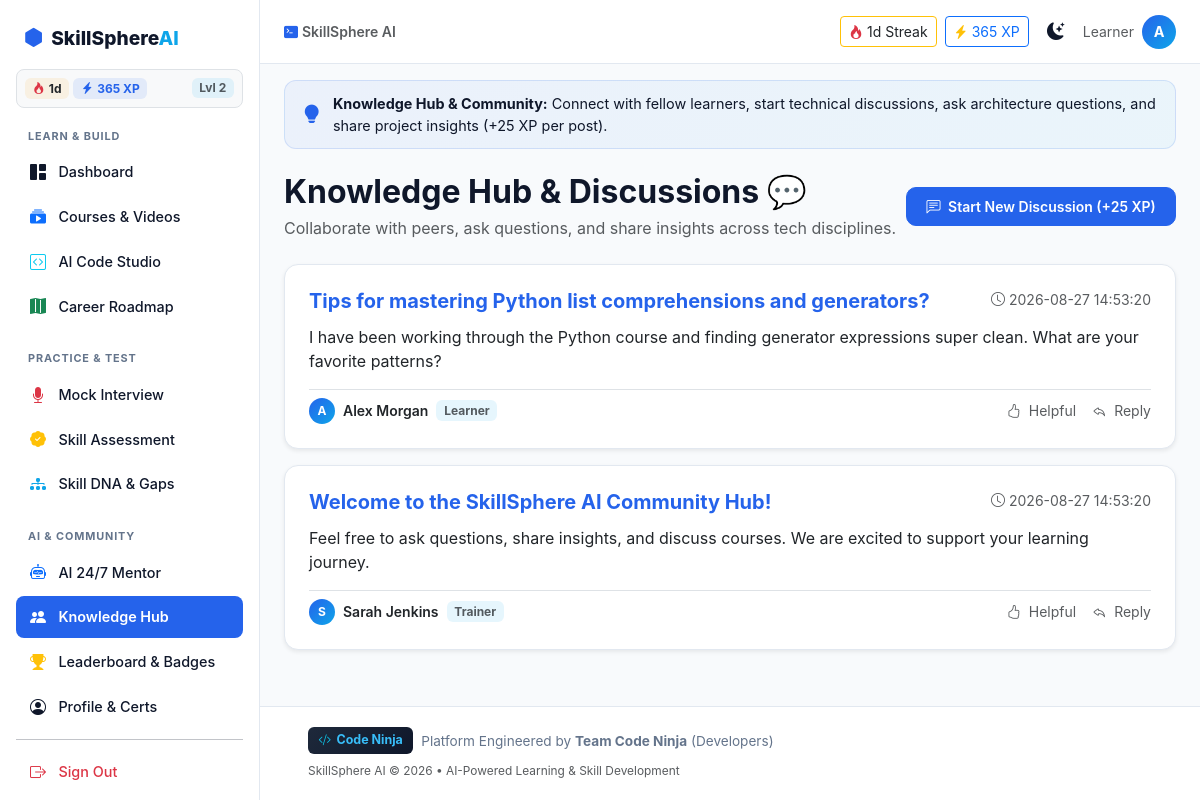
The page /hub (signed in) on the database its author committed.
### tables this page shows
CREATE TABLE user_gamification (
                id INTEGER PRIMARY KEY AUTOINCREMENT,
                user_id INTEGER UNIQUE NOT NULL,
                xp INTEGER DEFAULT 0,
                streak INTEGER DEFAULT 1,
                level INTEGER DEFAULT 1,
                last_active DATE,
                badges TEXT DEFAULT '["Welcome Explorer"]',
                FOREIGN KEY (user_id) REFERENCES users(id) ON DELETE CASCADE
            );

CREATE TABLE users (
                id INTEGER PRIMARY KEY AUTOINCREMENT,
                name TEXT NOT NULL,
                email TEXT NOT NULL UNIQUE,
                password TEXT NOT NULL,
                role TEXT NOT NULL DEFAULT 'Learner',
                created_at TIMESTAMP DEFAULT CURRENT_TIMESTAMP
            );

CREATE TABLE discussions (
                id INTEGER PRIMARY KEY AUTOINCREMENT,
                user_id INTEGER NOT NULL,
                title TEXT NOT NULL,
                content TEXT NOT NULL,
                created_at TIMESTAMP DEFAULT CURRENT_TIMESTAMP,
                FOREIGN KEY (user_id) REFERENCES users(id) ON DELETE CASCADE
            );

### app.py (the view, shortened to what this page needs)
@app.route("/hub", methods=["GET", "POST"])
@login_required
def hub():
    discussions = run_query(
        """SELECT d.*, u.name AS author, u.role AS author_role FROM discussions d
           JOIN users u ON d.user_id = u.id
           ORDER BY d.created_at DESC""",
        fetch=True,
    ) or []
    return render_template("hub.html", discussions=discussions)

### app.py (called while the page is built, shortened)
def get_db():
    conn = sqlite3.connect(str(DB_FILE))
    conn.row_factory = sqlite3.Row
    return conn, "sqlite"

def get_gamification(user_id):
    g = run_query("SELECT * FROM user_gamification WHERE user_id = %s", (user_id,), fetchone=True)
    if g and isinstance(g.get("badges"), str):
        try:
            g["badges_list"] = json.loads(g["badges"])
        except Exception:
            g["badges_list"] = ["Welcome Explorer"]
    else:
        g["badges_list"] = ["Welcome Explorer"]
    return g

def login_required(view):
    @wraps(view)
    def wrapped(*args, **kwargs):
        if "user_id" not in session:
            flash("Please log in to continue.", "warning")
            return redirect(url_for("login"))
        return view(*args, **kwargs)
    return wrapped

@app.context_processor
def inject_gamification():
    if "user_id" in session:
        g = get_gamification(session["user_id"])
        return {
            "user_xp": g.get("xp", 0) if g else 0,
            "user_streak": g.get("streak", 1) if g else 1,
            "user_level": g.get("level", 1) if g else 1,
            "user_badges": g.get("badges_list", []) if g else [],
        }
    return {}

### templates/hub.html (shortened to what this page needs)
{% extends "base.html" %}
{% block content %}
<div class="page-guide-banner">
    <i class="bi bi-lightbulb-fill"></i>
    <div>
        <strong>Knowledge Hub & Community:</strong> Connect with fellow learners, start technical discussions, ask architecture questions, and share project insights (+25 XP per post).
    </div>
</div>
<div class="d-flex justify-content-between align-items-center mb-4 flex-wrap gap-2">
    <div>
        <h2 class="fw-bold mb-1">Knowledge Hub & Discussions 💬</h2>
        <p class="text-muted mb-0">Collaborate with peers, ask questions, and share insights across tech disciplines.</p>
    </div>
    <button class="btn btn-brand btn-sm" data-bs-toggle="modal" data-bs-target="#newDiscussionModal">
        <i class="bi bi-chat-left-text me-1"></i> Start New Discussion (+25 XP)
    </button>
</div>
<div class="row g-3">
    {% for d in discussions %}
    <div class="col-12">
        <div class="card p-4 shadow-sm">
            <div class="d-flex justify-content-between align-items-start mb-2 flex-wrap gap-2">
                <h5 class="fw-bold mb-1 text-primary-brand">{{ d.title }}</h5>
                <span class="text-muted small"><i class="bi bi-clock me-1"></i>{{ d.created_at }}</span>
            </div>
            <p class="text-body mb-3">{{ d.content }}</p>
            <div class="d-flex align-items-center justify-content-between pt-2 border-top">
                <div class="d-flex align-items-center gap-2">
                    <span class="avatar-badge small" style="width: 26px; height: 26px; font-size: 0.75rem;">{{ d.author[0]|upper }}</span>
                    <span class="small fw-semibold">{{ d.author }}</span>
                    <span class="badge bg-secondary-soft text-muted">{{ d.author_role or 'Learner' }}</span>
                </div>
                <div class="d-flex gap-3 text-muted small">
                    <span class="cursor-pointer"><i class="bi bi-hand-thumbs-up me-1"></i> Helpful</span>
                    <span class="cursor-pointer"><i class="bi bi-reply me-1"></i> Reply</span>
                </div>
            </div>
        </div>
    </div>
    {% else %}
    <div class="col-12 text-center py-5">
        <i class="bi bi-chat-square-dots fs-1 text-muted"></i>
        <p class="text-muted mt-2">No discussions yet. Be the first to start a conversation!</p>
    </div>
    {% endfor %}
</div>
{% endblock %}

### templates/base.html (shortened to what this page needs)
<!DOCTYPE html>
<html lang="en" data-bs-theme="light">
<head>
<link href="https://cdn.jsdelivr.net/npm/bootstrap@5.3.3/dist/css/bootstrap.min.css" rel="stylesheet">
<link rel="stylesheet" href="https://cdn.jsdelivr.net/npm/bootstrap-icons@1.11.3/font/bootstrap-icons.css">
<link rel="stylesheet" href="{{ url_for('static', filename='style.css') }}">
</head>
<body class="{% if session.user_id %}has-sidebar{% endif %}">
{% if session.user_id %}
<div class="sidebar" id="sidebar">
    <div class="sidebar-brand">
        <i class="bi bi-hexagon-fill text-primary-brand"></i>
        <span>SkillSphere<span class="text-accent">AI</span></span>
    </div>
    <div class="px-2 py-2 mb-2 rounded-3 bg-body-tertiary border d-flex align-items-center justify-content-between">
        <div class="d-flex align-items-center gap-1">
            <span class="badge bg-warning-soft text-dark fw-bold"><i class="bi bi-fire text-danger me-1"></i>{{ user_streak or 1 }}d</span>
            <span class="badge bg-primary-soft text-primary-brand fw-bold"><i class="bi bi-lightning-charge-fill me-1"></i>{{ user_xp or 100 }} XP</span>
        </div>
        <span class="badge bg-secondary-soft text-muted small">Lvl {{ user_level or 1 }}</span>
    </div>
    <nav class="sidebar-nav">
        <div class="nav-category-header">Learn & Build</div>
        <a href="{{ url_for('dashboard') }}" class="{{ 'active' if request.endpoint == 'dashboard' }}">
            <i class="bi bi-grid-1x2-fill"></i> Dashboard
        </a>
        <a href="{{ url_for('courses') }}" class="{{ 'active' if request.endpoint in ['courses','learn'] }}">
            <i class="bi bi-collection-play-fill text-primary"></i> Courses & Videos
        </a>
        <a href="{{ url_for('code_studio') }}" class="{{ 'active' if request.endpoint == 'code_studio' }}">
            <i class="bi bi-code-square text-info"></i> AI Code Studio
        </a>
        <a href="{{ url_for('roadmap') }}" class="{{ 'active' if request.endpoint == 'roadmap' }}">
            <i class="bi bi-map-fill text-success"></i> Career Roadmap
        </a>
        <div class="nav-category-header mt-2">Practice & Test</div>
        <a href="{{ url_for('interview') }}" class="{{ 'active' if request.endpoint == 'interview' }}">
            <i class="bi bi-mic-fill text-danger"></i> Mock Interview
        </a>
        <a href="{{ url_for('assessment') }}" class="{{ 'active' if request.endpoint == 'assessment' }}">
            <i class="bi bi-patch-check-fill text-warning"></i> Skill Assessment
        </a>
        <a href="{{ url_for('skills') }}" class="{{ 'active' if request.endpoint == 'skills' }}">
            <i class="bi bi-diagram-3-fill text-accent"></i> Skill DNA & Gaps
        </a>
        <div class="nav-category-header mt-2">AI & Community</div>
        <a href="{{ url_for('mentor') }}" class="{{ 'active' if request.endpoint == 'mentor' }}">
            <i class="bi bi-robot text-primary"></i> AI 24/7 Mentor
        </a>
        <a href="{{ url_for('hub') }}" class="{{ 'active' if request.endpoint == 'hub' }}">
            <i class="bi bi-people-fill text-secondary"></i> Knowledge Hub
        </a>
        <a href="{{ url_for('leaderboard') }}" class="{{ 'active' if request.endpoint == 'leaderboard' }}">
            <i class="bi bi-trophy-fill text-warning"></i> Leaderboard & Badges
        </a>
        <a href="{{ url_for('profile') }}" class="{{ 'active' if request.endpoint == 'profile' }}">
            <i class="bi bi-person-circle"></i> Profile & Certs
        </a>
        <hr class="my-2">
        <a href="{{ url_for('logout') }}" class="text-danger">
            <i class="bi bi-box-arrow-right"></i> Sign Out
        </a>
    </nav>
</div>
{% endif %}
<header class="topbar {% if session.user_id %}with-sidebar{% endif %}">
    <div class="d-flex align-items-center gap-2">
        {% if session.user_id %}
        <span class="d-none d-md-inline-block text-muted small fw-semibold">
            <i class="bi bi-terminal-fill text-primary-brand me-1"></i>SkillSphere AI
        </span>
        {% endif %}
    </div>
    <div class="d-flex align-items-center gap-2">
        {% if session.user_id %}
        <a href="{{ url_for('leaderboard') }}" class="btn btn-sm btn-outline-warning text-dark border-warning d-none d-sm-inline-flex align-items-center gap-1 text-decoration-none">
            <i class="bi bi-fire text-danger"></i> {{ user_streak or 1 }}d Streak
        </a>
        <a href="{{ url_for('leaderboard') }}" class="btn btn-sm btn-outline-primary d-none d-sm-inline-flex align-items-center gap-1 text-decoration-none">
            <i class="bi bi-lightning-charge-fill text-warning"></i> {{ user_xp or 100 }} XP
        </a>
        {% endif %}
        <button class="btn btn-icon" id="themeToggle" title="Toggle dark mode">
            <i class="bi bi-moon-stars-fill" id="themeIcon"></i>
        </button>
        {% if not session.user_id %}
            <a href="{{ url_for('demo_login', role='learner') }}" class="btn btn-brand btn-sm d-none d-sm-inline-block">1-Click Demo</a>
            <a href="{{ url_for('login') }}" class="btn btn-outline-brand btn-sm">Login</a>
            <a href="{{ url_for('register') }}" class="btn btn-brand btn-sm">Register</a>
        {% else %}
            <span class="d-none d-sm-inline text-muted small">{{ session.role }}</span>
            <a href="{{ url_for('profile') }}" class="avatar-badge text-decoration-none">{{ session.name[0]|upper }}</a>
        {% endif %}
    </div>
</header>
<main class="{% if session.user_id %}with-sidebar{% endif %}">
    <div class="container-fluid px-3 px-md-4 py-3">
        {% block content %}{% endblock %}
    </div>
</main>
<footer class="code-ninja-footer {% if session.user_id %}with-sidebar{% endif %}">
    <div class="container-fluid px-3 px-md-4 d-flex justify-content-between align-items-center flex-wrap gap-2">
        <div class="d-flex align-items-center gap-2">
            <span class="code-ninja-badge"><i class="bi bi-code-slash text-info"></i> Code Ninja</span>
            <span>Platform Engineered by <strong>Team Code Ninja</strong> (Developers)</span>
        </div>
        <div class="text-muted small">
            <span>SkillSphere AI &copy; 2026 • AI-Powered Learning & Skill Development</span>
        </div>
    </div>
</footer>
</body>
</html>

### rows shown on the page
user_gamification: xp "365"
users: role "Learner"
discussions: title "Tips for mastering Python list comprehensions and generators?", created_at "2026-08-27 14:53:20", content "I have been working through the Python course and finding generator expressions super clean. What are your favorite patterns?", name "A", author "Alex Morgan", role "Learner"
discussions: title "Welcome to the SkillSphere AI Community Hub!", created_at "2026-08-27 14:53:20", content "Feel free to ask questions, share insights, and discuss courses. We are excited to support your learning journey.", name "S", author "Sarah Jenkins", role "Trainer"

### other values the page prints
{{ user_streak or 1 }} "1"
{{ user_level or 1 }} "2"
{{ session.name[0]|upper }} "A"
